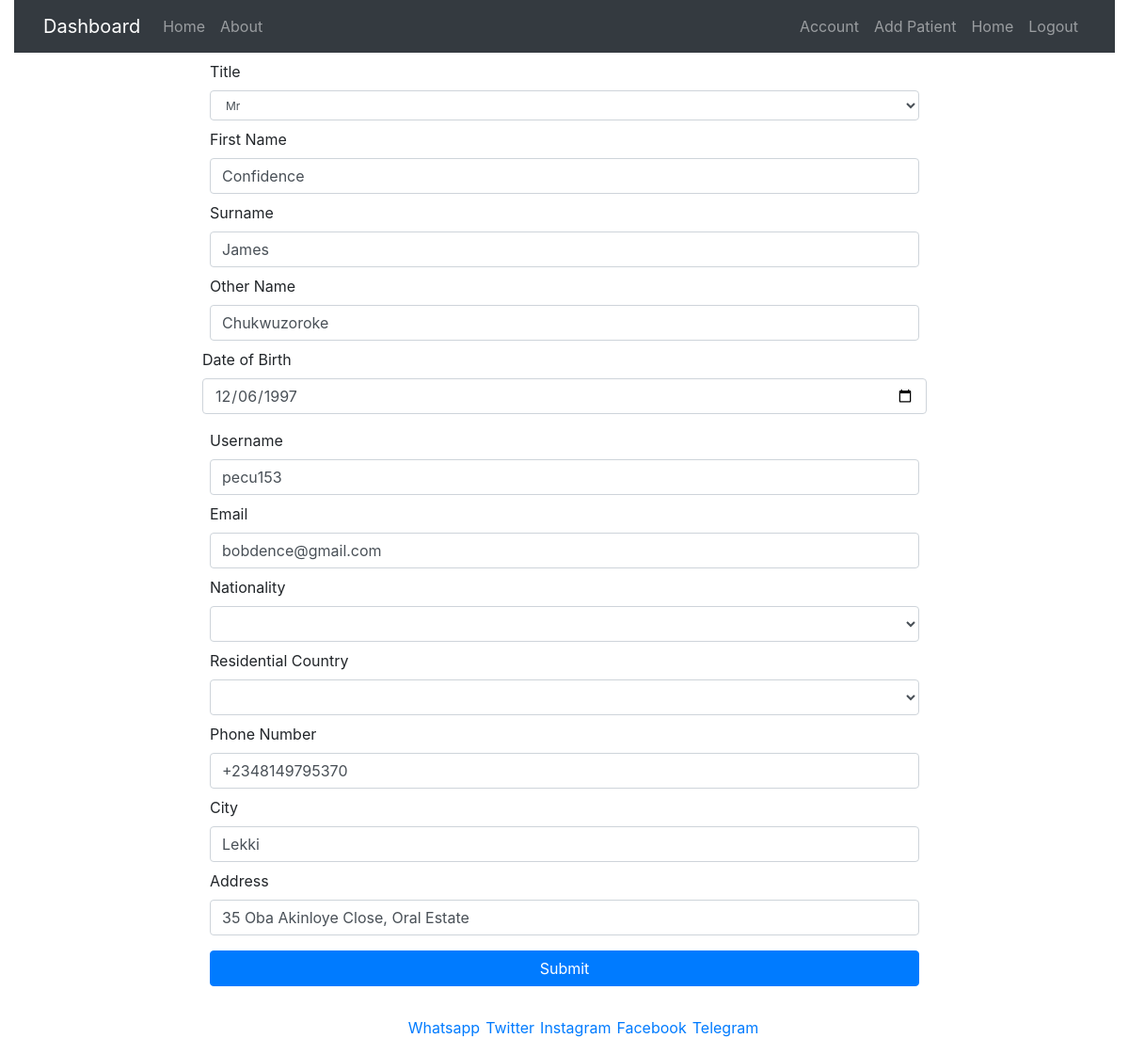
Page /account (signed in) on the committed database.
### hospital_management/models.py (models this page shows, shortened)
class User(db.Model, UserMixin):
    id = db.Column(db.Integer, primary_key=True)
    title = db.Column(db.String(120), unique=False, nullable=False)
    first_name = db.Column(db.String(120), unique=False, nullable=False)
    last_name = db.Column(db.String(120), unique=False, nullable=False)
    other_name = db.Column(db.String(120), unique=False, nullable=True)
    username = db.Column(db.String(120), unique=True, nullable=False)
    email = db.Column(db.String(120), unique=True, nullable=False)
    password = db.Column(db.String(120), unique=False, nullable=False)
    nationality = db.Column(db.String(120), unique=False, nullable=False)
    country = db.Column(db.String(120), unique=False, nullable=False)
    country_code = db.Column(db.String(120), unique=False, nullable=False)
    city = db.Column(db.String(120), unique=False, nullable=False)
    address = db.Column(db.String(120), unique=False, nullable=True)
    phone_no = db.Column(db.String(120), unique=False, nullable=True)
    date_of_birth = db.Column(db.DateTime(120), unique=False, nullable=False)
    date_created = db.Column(db.DateTime(120), default=datetime.utcnow())
    mypatient = db.relationship('Patient', backref='doctor', lazy=True)

### hospital_management/routes.py (the view, shortened to what this page needs)
@app.route('/account', methods=['GET', 'POST'])
@login_required
def account():
    form = UpdateAccountForm()
    if request.method == 'GET':
        form.username.data = current_user.username
        form.email.data = current_user.email
        form.first_name.data = current_user.first_name
        form.last_name.data = current_user.last_name
        form.other_name.data = current_user.other_name
        form.nationality.data = current_user.nationality
        form.country.data = current_user.country
        form.phone_no.data = current_user.phone_no
        form.city.data = current_user.city
        form.address.data = current_user.address
        form.title.data = current_user.title
        form.date_of_birth.data = current_user.date_of_birth
    return render_template('account.html', form=form)

### hospital_management/models.py (called while the page is built)
@login_manager.user_loader
def load_user(user_id):
    return User.query.get(int(user_id))

### hospital_management/routes.py (called while the page is built)
@app.before_request
def before_request():
    session.permanent = True
    app.permanent_session_lifetime = timedelta(minutes=2)

### hospital_management/templates/account.html (shortened to what this page needs)
{% extends "layout.html" %}
{% block content %}
<div class="container-fluid">
    <div class="row">
        <div class="col-sm-12 col-md-2"> </div>
        <div class="col-sm-12 col-md-8">
            <form action="" method="POST">
                <fieldset>
                    <div class="name-field">
                        <div class="form-group m-2">
                            {{ form.title.label }}
                            {{ form.title(class="form-control title") }}
                        </div>
                        <div class="form-group m-2">
                            {{ form.first_name.label(class="form-control-label") }}
                            {% if form.first_name.errors %}
                            {{ form.first_name(class="form-control is-invalid", value=form.first_name.data, size=53) }}
                            <div class="invalid-feedback">
                                {% for error in form.first_name.errors %}
                                <span> {{ error }}</span>
                                {% endfor %}
                            </div>
                            {% else %}
                            {{ form.first_name(class="form-control", size=53) }}
                            {% endif %}
                        </div>
                        <div class="form-group m-2">
                            {{ form.last_name.label(class="form-control-label") }}
                            {% if form.last_name.errors %}
                            {{ form.last_name(class="form-control is-invalid", value=form.last_name.data, size=53) }}
                            <div class="invalid-feedback">
                                {% for error in form.last_name.errors %}
                                <span> {{ error }}</span>
                                {% endfor %}
                            </div>
                            {% else %}
                            {{ form.last_name(class="form-control", size=53) }}
                            {% endif %}
                        </div>
                    </div>
                    <div class="name-field">
                        <div class="form-group m-2">
                            {{ form.other_name.label(class="form-control-label") }}
                            {{ form.other_name(class="form-control", size=61) }}
                        </div>
                        <div class="form-group">
                            {{ form.date_of_birth.label(class="form-control-label") }}
                            {% if form.date_of_birth.errors %}
                            {{ form.date_of_birth(class="form-control is-invalid", value=form.date_of_birth.data,
                            type="date") }}
                            <div class="invalid-feedback">
                                {% for error in form.date_of_birth.errors %}
                                <span> {{ error }}</span>
                                {% endfor %}
                            </div>
                            {% else %}
                            {{ form.date_of_birth(class="form-control", type="date") }}
                            {% endif %}
                        </div>
                    </div>
                    <div class="name-field">
                        <div class="form-group m-2">
                            {{ form.username.label(class="form-control-label") }}
                            {% if form.username.errors %}
                            {{ form.username(class="form-control is-invalid", value=form.username.data, size=50) }}
                            <div class="invalid-feedback">
                                {% for error in form.username.errors %}
                                <span> {{ error }}</span>
                                {% endfor %}
                            </div>
                            {% else %}
                            {{ form.username(class="form-control", size=60) }}
                            {% endif %}
                        </div>
                        <div class="form-group m-2">
                            {{ form.email.label(class="form-control-label") }}
                            {% if form.email.errors %}
                            {{ form.email(class="form-control is-invalid", value=form.email.data, size=50) }}
                            <div class="invalid-feedback">
                                {% for error in form.email.errors %}
                                <span> {{ error }}</span>
                                {% endfor %}
                            </div>
                            {% else %}
                            {{ form.email(class="form-control", size=60) }}
                            {% endif %}
                        </div>
                    </div>
                    <div class="name-field">
                        <div class="form-group m-2">
                            {{ form.nationality.label(class="form-control-label") }}
                            {{ form.nationality(class="form-control country-nationality") }}
                        </div>
                        <div class="form-group m-2">
                            {{ form.country.label(class="form-control-label") }}
                            {{ form.country(class="form-control country-nationality",
                            onChange=("changecat(this.value)")) }}
                        </div>
                    </div>
                    <div class="name-field">
                        <div class="form-group m-2">
                            {{ form.phone_no.label(class="form-control-label") }}
                            {% if form.phone_no.errors %}
                            {{ form.phone_no(class="form-control is-invalid", value=form.phone_no.data, size=50) }}
                            <div class="invalid-feedback">
                                {% for error in form.phone_no.errors %}
                                <span> {{ error }}</span>
                                {% endfor %}
                            </div>
                            {% else %}
                            {{ form.phone_no(class="form-control", size=55) }}
                            {% endif %}
                        </div>
                    </div>
                    <div class="name-field">
                        <div class="form-group m-2">
                            {{ form.city.label(class="form-control-label") }}
                            {{ form.city(class="form-control", size=42) }}
                        </div>
                        <div class="form-group m-2">
                            {{ form.address.label(class="form-control-label") }}
                            {{ form.address(class="form-control", size=53) }}
                        </div>
                    </div>
                </fieldset>
                <div class="form-group m-2">
                    {{ form.submit(class="btn btn-primary submit-btn") }}
                </div>
            </form>
        </div>
        <div class="col-sm-12 col-md-2"> </div>
    </div>
</div>
{% endblock content %}

### hospital_management/static/css/main.css (style rules this page uses)
.name-field { display: inline-flex; width: 100% }
.form-control { display: inline }
.title { font-size: 12px; }
.country-nationality { display: flex; width: 446.2px; }
.submit-btn { display: block; width: 100%; }
@media screen and (max-width: 1260px) { .name-field { display: block } }
@media screen and (max-width: 1260px) { .country-nationality { width: 100%; } }

### rows in the picture
User: title "Mr", first_name "Confidence", last_name "James", other_name "Chukwuzoroke", date_of_birth "12/06/1997", username "pecu153", email "bobdence@gmail.com", phone_no "+2348149795370", city "Lekki", address "35 Oba Akinloye Close, Oral Estate"
